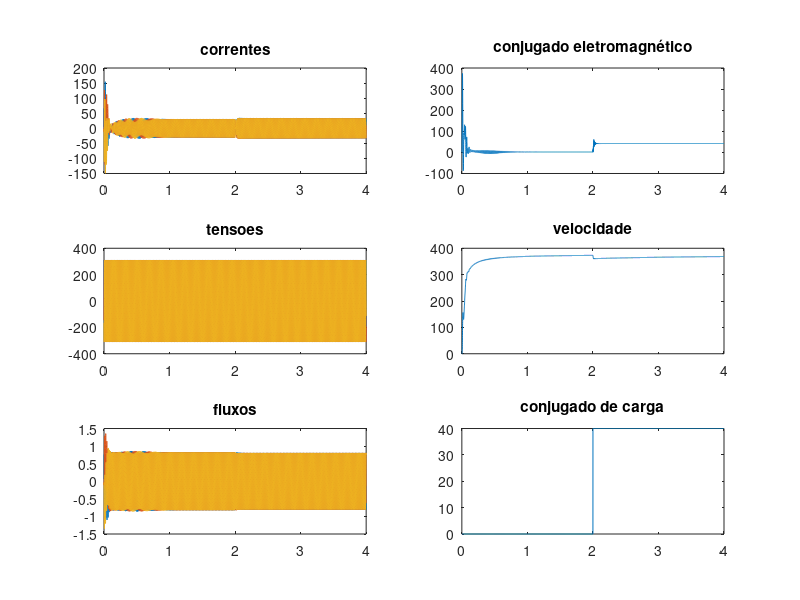

Reproduce this figure in MATLAB.
%close all
clear all
clc

%% Funções úteis
% Representação de ângulos no intervalo [0, 2*pi):
angSat = @(ang) ang - floor(ang/(2*pi))*2*pi;

% Matriz de transformação P:
P = @(deltag) sqrt(2/3)*[
    (1/sqrt(2))*ones(3, 1),...
    [ cos(deltag);  cos(deltag-(2*pi/3));  cos(deltag+(2*pi/3))],...
    [-sin(deltag); -sin(deltag-(2*pi/3)); -sin(deltag+(2*pi/3))];
];

%% Constantes
%parametros da maquina 0
rs=0.39;
rr=1.41;  %1.41
ls=0.094;
lr=0.094;
msr=0.091;
lso=0.1*ls;
lro=0.1*lr;

Lssodq = [[lso, 0, 0];[0, ls, 0];[0, 0, ls]];
Lrrodq = [[lro, 0, 0];[0, lr, 0];[0, 0, lr]];
Lsrodq = [[0  , 0, 0];[0, msr,0];[0, 0,msr]];

% Matrizes coeficientes da solução para as correntes:
as = inv(eye(3)-((Lssodq\Lsrodq)/Lrrodq)*Lsrodq)/Lssodq;
bs = Lsrodq/Lrrodq;
ar = inv(eye(3)-((Lrrodq\Lsrodq)/Lssodq)*Lsrodq)/Lrrodq;
br = Lsrodq/Lssodq;

jm = 0.04;
kf = 0.01;
cte_tempo_mec=jm/kf;
p = 2;   %numero de pares de polos

%% Condicoes iniciais

cm=0;		%conjugado mecanico
wm=0;		%velocidade da maquina

ce = 0; ws= 2*pi*60; 
Vsm = 220*sqrt(2);  
Vs = Vsm; % Tensão de pico de uma fase do estator
Vf = 50; % Tensão do rotor
thetae = 0; thetar = 0; 

isodq = zeros(3, 1); fsodq = zeros(3, 1);
irodq = zeros(3, 1); frodq = zeros(3, 1);

%% Parametros da simulacao

h = 1.e-4;  % 1.e-4; 2.e-4; 5.e-4;
% h = input('entre com o periodo de discretizacao h  ')

tmax = 4;
% tmax = input('entre com o tempo de simulacao (tmax)  ')

t = 0:h:tmax;

% Número de amostras para exposição dos resultados:
N = 8000;
% N = input('entre com o número de amostras para os gráficos (N)  ')
hp = tmax / N; tp = 0; % <- tempo de amostragem de saída
jp = 1;

%% Simulação

% Vetores de saída:
tempo = zeros(N, 1);
corrente1=zeros(N, 1); corrente2=zeros(N, 1); corrente3=zeros(N, 1);
tensao1 = zeros(N, 1); tensao2 = zeros(N, 1); tensao3 = zeros(N, 1);
fluxo1  = zeros(N, 1); fluxo2  = zeros(N, 1); fluxo3  = zeros(N, 1);
conjugado=zeros(N, 1); velocidade=zeros(N,1); conjcarga=zeros(N, 1);

for j = 1:length(t)
	
	thetae = angSat(t(j)*ws);
    thetar = angSat(t(j)*wm);
	
    % Tensões estator:
    vs123 = [
        Vs*cos(thetae);
        Vs*cos(thetae-(2*pi/3));
        Vs*cos(thetae+(2*pi/3))
    ];
    vsodq = (P(0)')*vs123;
    
    % Tensões rotor:
    vr123 = [Vf; -Vf/2; -Vf/2];
    vrodq = (P(-thetar)')*vr123;
    
    % Correntes:
	isodq = as*(fsodq-bs*frodq); isd = isodq(2); isq = isodq(3);
    irodq = ar*(frodq-br*fsodq); ird = irodq(2); irq = irodq(3);
	
    % Diferenciais:
    diff_fsodq = vsodq - rs*isodq;
    diff_frodq = vrodq - rr*irodq + wm*[[0,0,0];[0,0,-1];[0,1,0]]*frodq;

    % Fluxos:
    fsodq = fsodq + diff_fsodq*h;
    frodq = frodq + diff_frodq*h;

    % Conjugado eletromagnético:
	ce = p*msr*(isq*ird - isd*irq);

    % Adição de conjugado mecânico em t = tmax/2:
    if(t(j) > tmax/2)
        cm = 40;
    end

	% Equacao de estado mecanica discreta
	derwm = - wm/cte_tempo_mec + p*(ce-cm)/jm;
	wm = wm + derwm*h;

    % Transformação inversa dos fluxos e correntes:
    is123 = (P(   0   ))*isodq;
    ir123 = (P(-thetar))*irodq;
    fs123 = (P(   0   ))*fsodq;
    fr123 = (P(-thetar))*frodq;

    % Armazenando dados para visualização:
	if t(j) > tp
        tempo(jp)       = t(j);
        corrente1(jp)   = is123(1);
        corrente2(jp)   = is123(2);
        corrente3(jp)   = is123(3);
        tensao1(jp)     = vs123(1);
        tensao2(jp)     = vs123(2);
        tensao3(jp)     = vs123(3);
        fluxo1(jp)      = fs123(1);
        fluxo2(jp)      = fs123(2);
        fluxo3(jp)      = fs123(3);
        conjugado(jp)   = ce;
        velocidade(jp)  = wm;
        conjcarga(jp)   = cm;

	    tp = tp + hp;
        jp = jp + 1;
	end
	%
end   %fim da simulação

%% Plotando os resultados

figure('Position',[50, 50, 850, 850]),
subplot(321);
plot(tempo,corrente1,tempo,corrente2,tempo,corrente3),zoom
title('correntes');
%pause

subplot(323);
plot(tempo,tensao1,tempo,tensao2,tempo,tensao3),zoom
title('tensoes');
%pause

subplot(325);
plot(tempo,fluxo1,tempo,fluxo2,tempo,fluxo3),zoom
title('fluxos');
%pause

subplot(322)
plot(tempo,conjugado),zoom,
title('conjugado eletromagnético');
%pause

subplot(324);
plot(tempo,velocidade),zoom,
title('velocidade');
%pause

subplot(326);
plot(tempo,conjcarga),zoom,
title('conjugado de carga');
%pause

